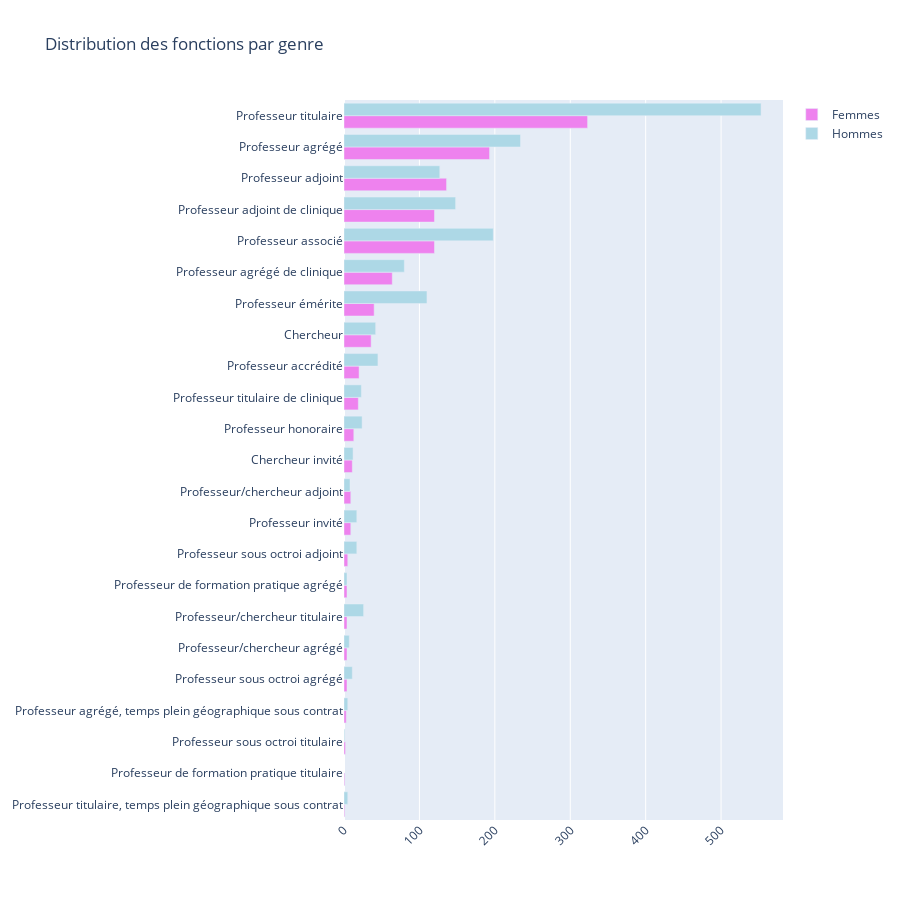

Notebook cell for this chart:
### Code cell
fonctionGenre = demographics[['idsadvr', 'sexe', 'affiliations.fonction.codeSad']].drop_duplicates()
freqFonctionGenre = pd.DataFrame(fonctionGenre[['sexe', 'affiliations.fonction.codeSad']].value_counts()).reset_index()

mapping = pd.read_csv('tables/SADVR_fonctions.csv')[['codeSad', 'nomM']].to_dict('records')
mapping = {x['codeSad'] : x['nomM'] for x in mapping}

freqFonctionGenre['fonction'] = freqFonctionGenre['affiliations.fonction.codeSad'].map(mapping)
freqFonctionGenre.to_csv('tables/demographics/fonctionGenre.csv', index=False)

freqFonctionGenre = freqFonctionGenre[['sexe', 'fonction', 'count']]

fig = go.Figure()

# Femmes
dataF = freqFonctionGenre[freqFonctionGenre['sexe'] == 'F'].sort_values(by='count', ascending=True)

fig.add_trace(go.Bar(
    y= dataF['fonction'],
    x= dataF['count'],
    name='Femmes',
    marker_color='violet',
    orientation = 'h',
))

# Hommes
dataH = freqFonctionGenre[freqFonctionGenre['sexe'] == 'M'].sort_values(by='count', ascending=True)

fig.add_trace(go.Bar(
    y= dataH['fonction'],
    x= dataH['count'],
    name='Hommes',
    marker_color='lightblue',
    orientation = 'h'
))


# Autres
# dataA = freqFonctionGenre[freqFonctionGenre['sexe'] == 'A'].sort_values(by='count', ascending=True)

# fig.add_trace(go.Bar(
#     y= dataA['fonction'],
#     x= dataA['count'],
#     name='Autres',
#     marker_color='brown',
#     orientation = 'h'
# ))

# Here we modify the tickangle of the xaxis, resulting in rotated labels.
fig.update_layout(
    barmode='group', 
    xaxis_tickangle=-45,
    height=900,
    title = 'Distribution des fonctions par genre')

fig.show()

### Figure 1 — Plotly figure (JSON) as saved in the notebook; plotly's stock layout.template omitted (floating-point values rounded to 4 significant figures)
{"data": [{"marker": {"color": "violet"}, "name": "Femmes", "orientation": "h", "type": "bar", "x": [1, 1, 2, 3, 4, 4, 4, 4, 5, 9, 9, 11, 13, 19, 20, 36, 40, 64, 120, 120, 136, 193, 323], "y": ["Professeur titulaire, temps plein géographique sous contrat", "Professeur de formation pratique titulaire", "Professeur sous octroi titulaire", "Professeur agrégé, temps plein géographique sous contrat", "Professeur sous octroi agrégé", "Professeur/chercheur agrégé", "Professeur/chercheur titulaire", "Professeur de formation pratique agrégé", "Professeur sous octroi adjoint", "Professeur invité", "Professeur/chercheur adjoint", "Chercheur invité", "Professeur honoraire", "Professeur titulaire de clinique", "Professeur accrédité", "Chercheur", "Professeur émérite", "Professeur agrégé de clinique", "Professeur associé", "Professeur adjoint de clinique", "Professeur adjoint", "Professeur agrégé", "Professeur titulaire"]}, {"marker": {"color": "lightblue"}, "name": "Hommes", "orientation": "h", "type": "bar", "x": [1, 4, 5, 5, 7, 8, 11, 12, 17, 17, 23, 24, 26, 42, 45, 80, 110, 127, 148, 198, 234, 553], "y": ["Professeur sous octroi titulaire", "Professeur de formation pratique agrégé", "Professeur titulaire, temps plein géographique sous contrat", "Professeur agrégé, temps plein géographique sous contrat", "Professeur/chercheur agrégé", "Professeur/chercheur adjoint", "Professeur sous octroi agrégé", "Chercheur invité", "Professeur sous octroi adjoint", "Professeur invité", "Professeur titulaire de clinique", "Professeur honoraire", "Professeur/chercheur titulaire", "Chercheur", "Professeur accrédité", "Professeur agrégé de clinique", "Professeur émérite", "Professeur adjoint", "Professeur adjoint de clinique", "Professeur associé", "Professeur agrégé", "Professeur titulaire"]}], "layout": {"barmode": "group", "height": 900, "title": {"text": "Distribution des fonctions par genre"}, "xaxis": {"tickangle": -45}}}
